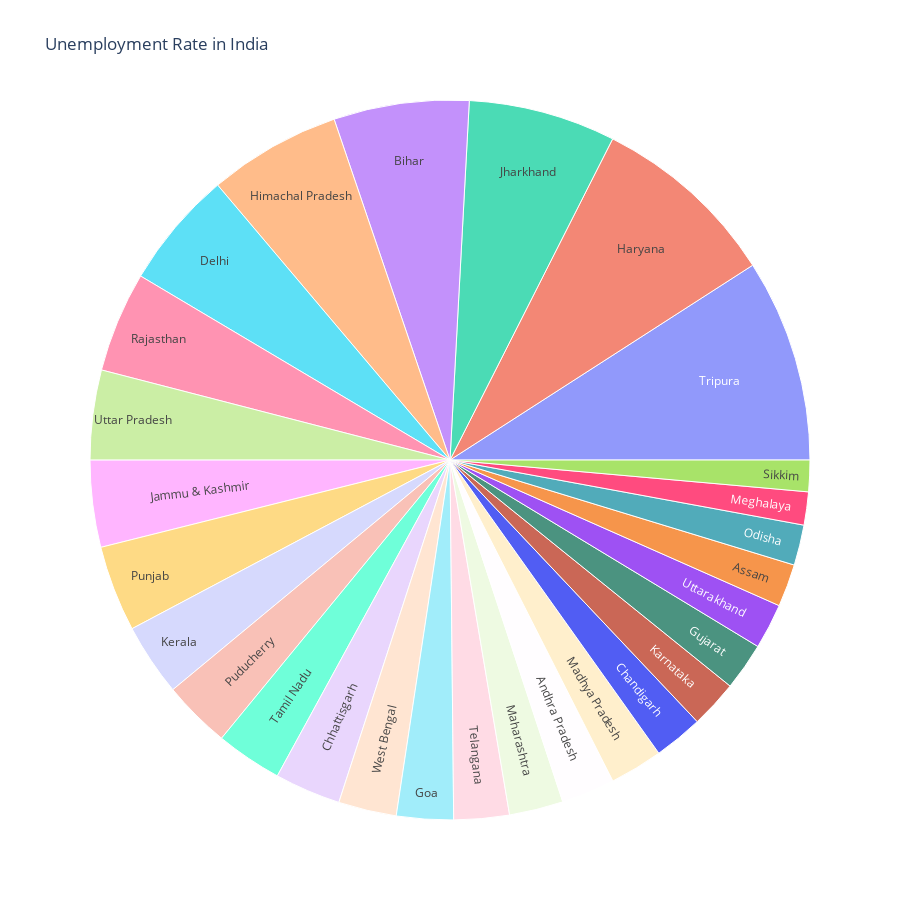

Notebook code for this chart:
### Code cell
unemployment = UA[["Region",' Estimated Unemployment Rate (%)' ]]  
figure = px.sunburst(unemployment, path=["Region"],   
                     values=' Estimated Unemployment Rate (%)',   
                     width=900, height=900, color_continuous_scale="RdY2Gn",   
                     title="Unemployment Rate in India")  
figure.show()

### Figure 1 — Plotly figure (JSON) as saved in the notebook; plotly's stock layout.template omitted (floating-point values rounded to 4 significant figures)
{"data": [{"branchvalues": "total", "domain": {"x": [0, 1], "y": [0, 1]}, "hovertemplate": "labels=%{label}<br> Estimated Unemployment Rate (%)=%{value}<br>parent=%{parent}<br>id=%{id}<extra></extra>", "ids": ["Andhra Pradesh", "Assam", "Bihar", "Chandigarh", "Chhattisgarh", "Delhi", "Goa", "Gujarat", "Haryana", "Himachal Pradesh", "Jammu & Kashmir", "Jharkhand", "Karnataka", "Kerala", "Madhya Pradesh", "Maharashtra", "Meghalaya", "Odisha", "Puducherry", "Punjab", "Rajasthan", "Sikkim", "Tamil Nadu", "Telangana", "Tripura", "Uttar Pradesh", "Uttarakhand", "West Bengal"], "labels": ["Andhra Pradesh", "Assam", "Bihar", "Chandigarh", "Chhattisgarh", "Delhi", "Goa", "Gujarat", "Haryana", "Himachal Pradesh", "Jammu & Kashmir", "Jharkhand", "Karnataka", "Kerala", "Madhya Pradesh", "Maharashtra", "Meghalaya", "Odisha", "Puducherry", "Punjab", "Rajasthan", "Sikkim", "Tamil Nadu", "Telangana", "Tripura", "Uttar Pradesh", "Uttarakhand", "West Bengal"], "name": "", "parents": ["", "", "", "", "", "", "", "", "", "", "", "", "", "", "", "", "", "", "", "", "", "", "", "", "", "", "", ""], "type": "sunburst", "values": [209.4, 167.1, 529.7, 191.9, 258.7, 461.9, 222.6, 186.6, 735.9, 519.1, 340.0, 576.4, 186.9, 283.5, 207.4, 211.6, 129.6, 158.4, 265.6, 336.9, 393.6, 123.2, 260.0, 216.7, 793.8, 351.4, 177.7, 227.5]}], "layout": {"height": 900, "legend": {"tracegroupgap": 0}, "title": {"text": "Unemployment Rate in India"}, "width": 900}}
